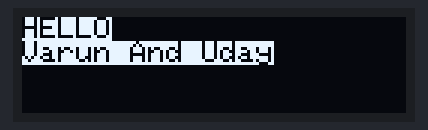
Recording of a sketch running on a simulated Arduino Uno, built with avr-gcc and run on an emulated ATmega328P. On the bench: 128×32 one-colour display.

Above: at 0.1 s.

The sketch:

hellooled.ino
```cpp
#include <SPI.h>
#include <Wire.h>
#include <Adafruit_GFX.h>
#include <Adafruit_SSD1306.h>

#define SCREEN_WIDTH 128
#define SCREEN_HEIGHT 32

#define OLED_RESET     -1 // Reset pin # (or -1 if sharing Arduino reset pin)
#define SCREEN_ADDRESS 0x3C ///< See datasheet for Address; 0x3D for 128x64, 0x3C for 128x32
// Declaration for an SSD1306 display connected to I2C (SDA, SCL pins)
Adafruit_SSD1306 display(SCREEN_WIDTH, SCREEN_HEIGHT, &Wire, -1);

void setup() {
  Serial.begin(9600);
  // Initialize the OLED display
  if(!display.begin(SSD1306_SWITCHCAPVCC,SCREEN_ADDRESS)) {
    Serial.println(F("SSD1306 allocation failed"));
    for(;;);
  }
  // Clear the display buffer
  display.clearDisplay();
  // Set the text color and background color
  display.setTextColor(BLACK,WHITE);
  display.setTextSize(1.5);
  // Set the cursor position
  display.setCursor(0, 0);
  // Print "Hello World"
  display.println("HELLO");
  display.println("Varun And Uday");
  // Update the display
  display.display();
  delay(2000);
  display.clearDisplay();
}

void loop() {
  // Nothing to do here
}
```
